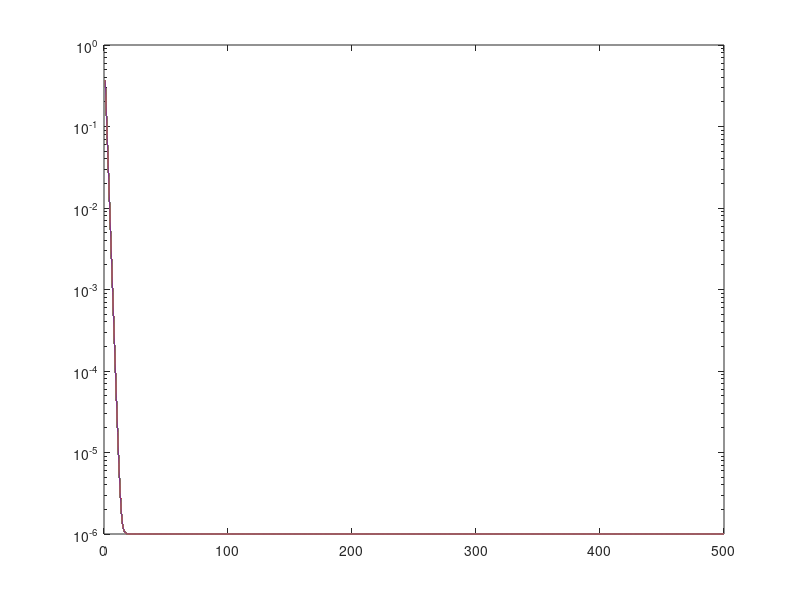

The MATLAB script that drew this image: (Note: this script raises an error after producing the figure.)
% 30 03 2025 Test Hutchinson: in quali ipotesi lo stimatore gratuito funziona meglio
% DATI SINTETICI

clear all
close all
warning off

T = 1; dl = 10;

decadimento=3;

switch decadimento
    case 0
        n = 500;
        Q = randn(n,n); [Q,~] = qr(Q);
        g = linspace(1,n,n)';
        mi = 0;
        G = diag((-g+g(n,1)+1)./g(n,1));
        A = Q*G*Q';
        figure(1)
        semilogy(diag(G))
        hold on 
        semilogy(diag(G)+mi*ones(n))
        
end

switch decadimento
    case 1
        n = 500;
        Q = randn(n,n); [Q,~] = qr(Q);
        g = linspace(1,n,n)';
        mi = 0;
        G = diag(1./(g).^2);
        A = Q*G*Q';
        figure(1)
        semilogy(diag(G))
        hold on 
        semilogy(diag(G)+mi*ones(n))
        
end

switch decadimento
    case 2
        n = 500;
        Q = randn(n,n); [Q,~] = qr(Q);
        g = linspace(1,n,n)';
        mi = 0;
        G = diag(1./sqrt(g));
        A = Q*G*Q';
        figure(1)
        semilogy(diag(G))
        hold on 
        semilogy(diag(G)+mi*ones(n))
end

switch decadimento
    case 3
        n = 500;
        Q = randn(n,n); [Q,~] = qr(Q);
        g = linspace(1,n,n)';
        mi = 0;
        eta = 1e-6;
        G = diag(exp(-g)+eta*ones(n,1));
        A = Q*G*Q';
        figure(1)
        semilogy(diag(G))
        hold on 
        semilogy(diag(G)+mi*ones(n))
end

switch decadimento
    case 4
        n = 500;
        mi = 0;
        eta = 1e-6;
        kernel = @(x,y) ((norm(x)/n)^10 + (norm(y)/n)^10)^(0.1);
        data_matrix = orth(randn(n,n))*diag(1:n);
        A = build_kernel_matrix(data_matrix,kernel);
        [Q,G] = svd(A);
        G=diag(diag(G)+eta*ones(n,1));
        A = Q*G*Q';
        figure(1)
        semilogy(diag(G))
        hold on 
        semilogy(diag(G)+mi*ones(n))
end

trA = sum(log(diag(G+mi*eye(n,n))),"all");

for t=1:T
    for l=10:10:10*dl
    
        % Nystrom su A
        [U,Lhat] = Nystrom(A,l);  ll = Lhat(l,l); %ll = Lhat(fix(l/2)+1,fix(l/2)+1);
        P05 = sqrtm((ll+mi)*U*(Lhat+mi*eye(l))^-1*U' + (eye(n) - U*U') );
        P = (ll+mi)*U*(Lhat+mi*eye(l))^-1*U' + (eye(n) - U*U');
        
        trPREC(l/10) = log((ll+mi)^(-l)*prod(diag(Lhat+mi*eye(l,l))));

        true_value(l/10) = trace(logm(P05*(A+mi*eye(n))*P05));

        %Nystrom su inv(A)
        [Uinv,Lhatinv] = Nystrom(A^-1,l); Lhatinv = Lhatinv^-1; llinv = Lhatinv(l,l); %llinv = Lhatinv(fix(l/2)+1,fix(l/2)+1); 
        B05 = sqrtm((llinv+mi)*Uinv*(Lhatinv+mi*eye(l))^-1*Uinv' + (eye(n) - Uinv*Uinv') );
        B = (llinv+mi)*Uinv*(Lhatinv+mi*eye(l))^-1*Uinv' + (eye(n) - Uinv*Uinv');
        
        trPRECinv(l/10) = log((llinv+mi)^(-l)*prod(diag(Lhatinv+mi*eye(l,l))));
    
        true_valueinv(l/10) = trace(logm(B05*(A+mi*eye(n))*B05));
    
        %Hutchinson ''base''
        Hutch(l/10) = 0;
        Hutchinv(l/10) = 0;
        
        for j=1:l
            
            x=randn(n,1);
            Hutch(l/10) = Hutch(l/10) + Lanczos_log((P05*(A+mi*eye(n))*P05),x,5);
            Hutchinv(l/10) = Hutchinv(l/10) + Lanczos_log((B05*(A+mi*eye(n))*B05),x,5);
            
        end

        Hutch(l/10)= 1/l*Hutch(l/10);
        Hutchinv(l/10)= 1/l*Hutchinv(l/10);

        %Hutchinson sulla matrice precondizionata
        PreHutch(l/10) = Preconditioned_HUTCH(A,mi,P,l,5);
        PreHutchinv(l/10) = Preconditioned_HUTCH(A,mi,B,l,5);

        %stimatore deterministico
        brutal_estimate(l/10) = n*log(ll); %+G(n,n)
        brutal_estimate_inv(l/10) = n*log(llinv); %+G(n,n)
        
        %Hutchinson direttamente su A
        HutchA(l/10) = Preconditioned_HUTCH(A,mi,eye(n,n),l,10);

        %stime finali
        HutchEst(l/10) = trPREC(l/10) + Hutch(l/10);
        HutchEstInv(l/10) = trPRECinv(l/10) + Hutchinv(l/10);

        PreHutchEst(l/10) = trPREC(l/10) + PreHutch(l/10);
        PreHutchEstInv(l/10) = trPRECinv(l/10) + PreHutchinv(l/10);

        BrutEst(l/10) = trPREC(l/10) + brutal_estimate(l/10);
        BrutEstInv(l/10) = trPRECinv(l/10) + brutal_estimate_inv(l/10);
        
    end
    
    figure(2)
    plot([10:10:10*dl],PreHutchEst,'r')
    hold on
    plot([10:10:10*dl],PreHutchEstInv,'-p')
    hold on
    plot([10:10:10*dl],HutchEst,'b')
    hold on
    plot([10:10:10*dl],HutchEstInv,'-v')
    hold on
    plot([10:10:10*dl],BrutEst,'g')
    hold on
    plot([10:10:10*dl],BrutEstInv,'y')
    hold on
    plot([10:10:10*dl],HutchA,'o-')
    hold on
    plot([10:10:10*dl],trA*ones(dl,1),'c')
    legend('PreHutch++','PreHutchInv++','Hutch++','HutchInv++','BrutalEst','BrutalEstInv','Hutch(A)','tr$(A+\mu I)$','interpreter','latex')
    
    figure(3)
    plot([10:10:10*dl],PreHutchEst/trA,'r')
    hold on
    plot([10:10:10*dl],PreHutchEstInv/trA,'-p')
    hold on
    plot([10:10:10*dl],HutchEst/trA,'b')
    hold on
    plot([10:10:10*dl],HutchEstInv/trA,'-v')
    hold on
    plot([10:10:10*dl],BrutEst/trA,'g')
    hold on
    plot([10:10:10*dl],BrutEstInv/trA,'y')
    hold on
    plot([10:10:10*dl],HutchA/trA,'o-')
    hold on
    ylim([0.8,1.2])
    legend('ratio PreHutch++','ratio PreHutchInv++','ratio Hutch++','ratio HutchInv++','ratio BrutalEst','ratio BrutalEstInv','ratio Hutch(A)')
end